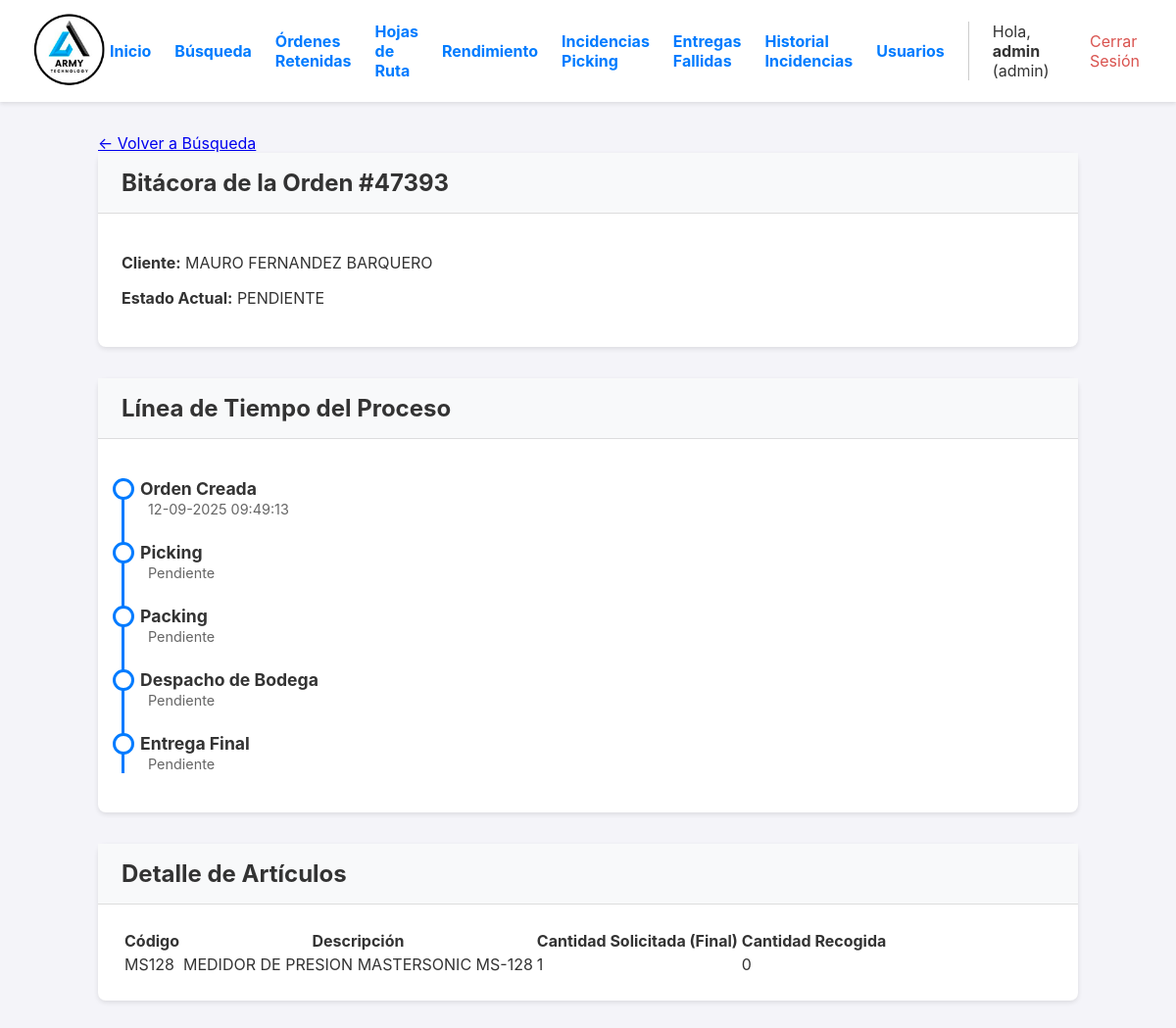
The page /orden/3/bitacora (signed in) on the database as committed earlier.
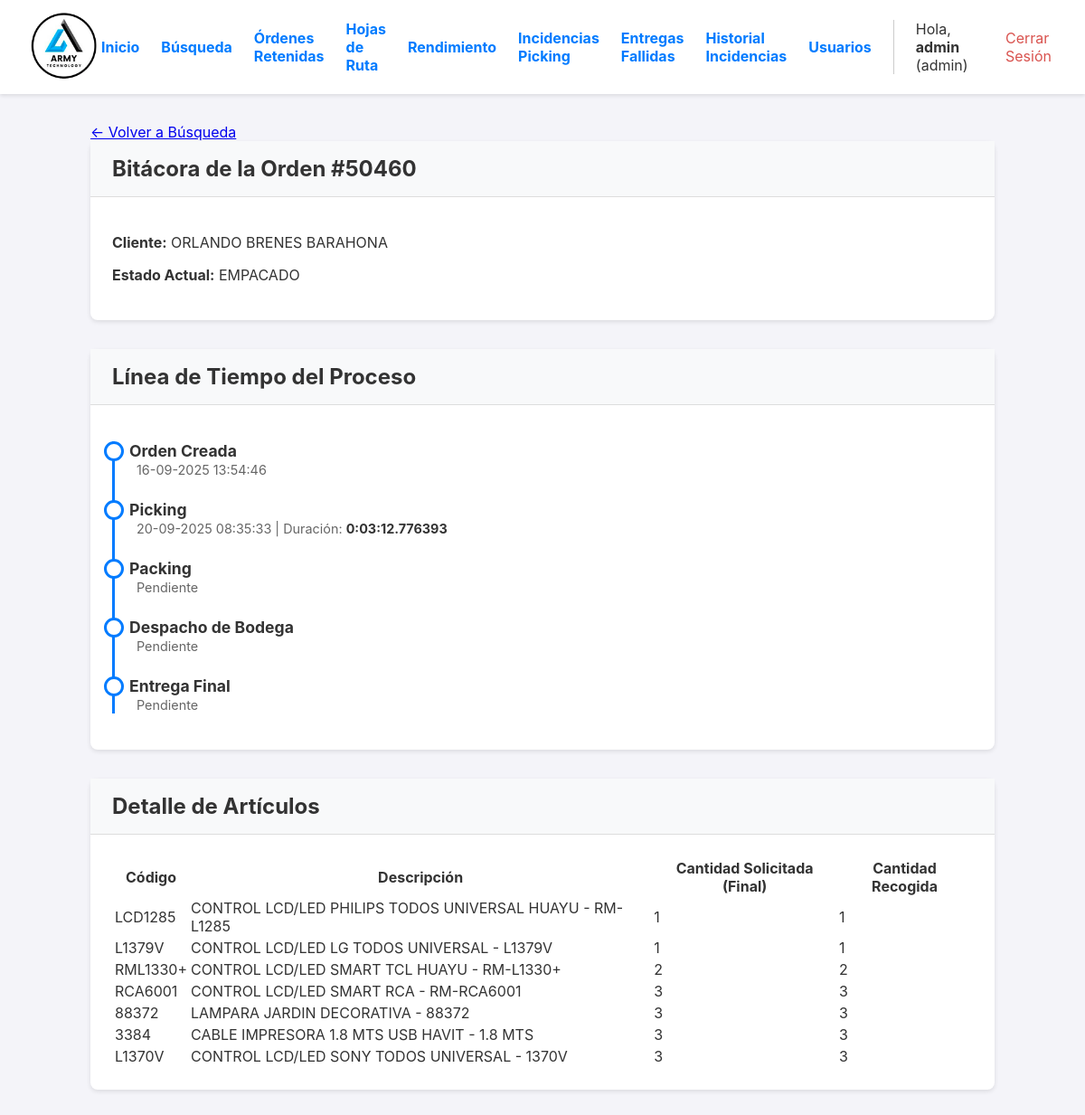
The same page on the database as committed later.
### app.py (models this page shows, shortened)
class User(UserMixin, db.Model):
    id = db.Column(db.Integer, primary_key=True)
    username = db.Column(db.String(80), unique=True, nullable=False)
    password_hash = db.Column(db.String(256), nullable=False)
    role = db.Column(db.String(20), nullable=False, default='operario')

class Orden(db.Model):
    id = db.Column(db.Integer, primary_key=True)
    numero_pedido = db.Column(db.String(50), unique=True, nullable=False)
    cliente_nombre = db.Column(db.String(200), nullable=False)
    cliente_direccion = db.Column(db.String(300), nullable=True)
    estado = db.Column(db.String(30), nullable=False, default='PENDIENTE')
    fecha_creacion = db.Column(db.DateTime, nullable=False, default=datetime.datetime.utcnow)
    lote_id = db.Column(db.Integer, db.ForeignKey('lote_picking.id'), nullable=True)
    items = db.relationship('ItemOrden', backref='orden', lazy=True, cascade="all, delete-orphan")
    fecha_inicio_picking = db.Column(db.DateTime, nullable=True)
    fecha_fin_picking = db.Column(db.DateTime, nullable=True)
    fecha_fin_packing = db.Column(db.DateTime, nullable=True)
    fecha_despacho = db.Column(db.DateTime, nullable=True)
    packer_id = db.Column(db.Integer, db.ForeignKey('user.id', ondelete='SET NULL'), nullable=True)
    packer = db.relationship('User', foreign_keys=[packer_id])
    devolucion_confirmada = db.Column(db.Boolean, default=False, nullable=False)
    bultos = db.relationship('Bulto', backref='orden', cascade="all, delete-orphan")
    hoja_de_ruta_id = db.Column(db.Integer, db.ForeignKey('hoja_de_ruta.id'), nullable=True)
    destino_id = db.Column(db.Integer, db.ForeignKey('destino.id'), nullable=True)
    destino = db.relationship('Destino', backref='ordenes')
    guia_encomienda = db.Column(db.String(100), nullable=True)
    nota_entrega = db.Column(db.Text, nullable=True)
    fecha_entrega_final = db.Column(db.DateTime, nullable=True)

class ItemOrden(db.Model):
    id = db.Column(db.Integer, primary_key=True)
    orden_id = db.Column(db.Integer, db.ForeignKey('orden.id'), nullable=False)
    codigo_articulo = db.Column(db.String(100), nullable=False)
    descripcion_articulo = db.Column(db.String(300), nullable=False)
    cantidad_solicitada = db.Column(db.Integer, nullable=False)
    cantidad_recogida = db.Column(db.Integer, nullable=False, default=0)
    cantidad_empacada = db.Column(db.Integer, nullable=False, default=0)
    tiene_incidencia = db.Column(db.Boolean, default=False, nullable=False)
    tipo_incidencia = db.Column(db.String(50), nullable=True)
    nota_incidencia = db.Column(db.Text, nullable=True)

### app.py (the view)
@app.route('/orden/<int:orden_id>/bitacora')
@login_required
@logistica_required # Cambiado a logistica_required para que operarios también puedan verla
def bitacora_orden(orden_id):
    options_list = [
        joinedload(Orden.lote).joinedload(LotePicking.operario),
        joinedload(Orden.packer),
        subqueryload(Orden.items).joinedload(ItemOrden.historial_incidencias),
        joinedload(Orden.hoja_de_ruta).joinedload(HojaDeRuta.conductor) # <-- NUEVA LÍNEA
    ]
    orden = db.session.get(Orden, orden_id, options=options_list)
    if not orden:
        flash('Orden no encontrada.', 'error')
        return redirect(url_for('reportes_y_busqueda'))
    duraciones = {}
    if orden.fecha_inicio_picking and orden.fecha_fin_picking:
        duraciones['picking'] = orden.fecha_fin_picking - orden.fecha_inicio_picking
    if orden.fecha_fin_picking and orden.fecha_fin_packing:
        duraciones['packing'] = orden.fecha_fin_packing - orden.fecha_fin_picking
    if orden.fecha_fin_packing and orden.fecha_despacho:
        duraciones['despacho'] = orden.fecha_despacho - orden.fecha_fin_packing
    if orden.fecha_creacion and orden.fecha_despacho:
        duraciones['total'] = orden.fecha_despacho - orden.fecha_creacion
    return render_template('bitacora_orden.html', orden=orden, duraciones=duraciones)

### app.py (called while the page is built)
def logistica_required(f):
    @wraps(f)
    def decorated_function(*args, **kwargs):
        if not current_user.is_authenticated or current_user.role not in ['admin', 'operario']:
            flash('Se requiere rol de Administrador o de Operario para acceder a esta página.', 'error')
            return redirect(url_for('dashboard')) # O a donde prefieras
        return f(*args, **kwargs)
    return decorated_function

@login_manager.user_loader
def load_user(user_id):
    return db.session.get(User, int(user_id))

@app.template_filter('localtime')
def to_localtime_filter(utc_datetime):
    if not utc_datetime: return ""
    local_tz = pytz.timezone('America/Costa_Rica')
    local_dt = utc_datetime.replace(tzinfo=pytz.utc).astimezone(local_tz)
    return local_dt.strftime('%d-%m-%Y %H:%M:%S')

### templates/bitacora_orden.html (shortened to what this page needs)
{% extends "layout.html" %}
{% block content %}
<div class="bitacora-container">
    <a href="{{ url_for('reportes_y_busqueda') }}" class="back-link">← Volver a Búsqueda</a>
    <div class="card">
        <div class="card-header">
            <h2>Bitácora de la Orden #{{ orden.numero_pedido }}</h2>
        </div>
        <div class="card-body">
            <p><strong>Cliente:</strong> {{ orden.cliente_nombre }}</p>
            <p><strong>Estado Actual:</strong> <span class="estado estado-{{ orden.estado }}">{{ orden.estado.replace('_', ' ') }}</span></p>
        </div>
    </div>
    <div class="card">
        <div class="card-header"><h2>Línea de Tiempo del Proceso</h2></div>
        <div class="card-body">
            <ul class="timeline">
                <li class="timeline-item">
                    <div class="timeline-title">Orden Creada</div>
                    <span class="timeline-meta">{{ orden.fecha_creacion | localtime }}</span>
                </li>
                <li class="timeline-item">
                    <div class="timeline-title">Picking</div>
                    <span class="timeline-meta">
                        {{ orden.fecha_inicio_picking | localtime if orden.fecha_inicio_picking else 'Pendiente' }}
                        {% if duraciones.picking %} | Duración: <span class="duracion">{{ duraciones.picking }}</span>{% endif %}
                    </span>
                </li>
                <li class="timeline-item">
                    <div class="timeline-title">Packing</div>
                    <span class="timeline-meta">
                        {{ orden.fecha_fin_packing | localtime if orden.fecha_fin_packing else 'Pendiente' }}
                    </span>
                </li>
                <li class="timeline-item">
                    <div class="timeline-title">Despacho de Bodega</div>
                     <span class="timeline-meta">
                        {{ orden.fecha_despacho | localtime if orden.fecha_despacho else 'Pendiente' }}
                    </span>
                </li>
                <li class="timeline-item" style="padding-bottom:0;">
                    <div class="timeline-title">Entrega Final</div>
                    <span class="timeline-meta">
                        {% if orden.fecha_entrega_final %}
                            {{ orden.fecha_entrega_final | localtime }}
                        {% elif orden.hoja_de_ruta and orden.hoja_de_ruta.fecha_finalizacion %}
                            {{ orden.hoja_de_ruta.fecha_finalizacion | localtime }}
                        {% elif orden.estado in ['DESPACHADO', 'ENTREGADO', 'ENTREGA_FALLIDA', 'INCIDENCIA_ENTREGA'] %}
                            En proceso...
                        {% else %}
                            Pendiente
                        {% endif %}
                    </span>
                </li>
            </ul>
        </div>
    </div>
    <div class="card">
        <div class="card-header"><h2>Detalle de Artículos</h2></div>
        <div class="card-body">
            <table class="kpi-table">
                <thead>
                    <tr>
                        <th>Código</th>
                        <th>Descripción</th>
                        <th>Cantidad Solicitada (Final)</th>
                        <th>Cantidad Recogida</th>
                    </tr>
                </thead>
                <tbody>
                    {% for item in orden.items %}
                    <tr>
                        <td>{{ item.codigo_articulo }}</td>
                        <td>{{ item.descripcion_articulo }}</td>
                        <td>{{ item.cantidad_solicitada }}</td>
                        <td>{{ item.cantidad_recogida }}</td>
                    </tr>
                    {% endfor %}
                </tbody>
            </table>
        </div>
    </div>
</div>
{% endblock %}

### templates/layout.html (shortened to what this page needs)
<!DOCTYPE html>
<html lang="es">
<head>
</head>
<body>
    <header>
        <div class="logo">
            <a href="{{ url_for('dashboard') }}">
                <img src="{{ url_for('static', filename='img/logo.png') }}" alt="Logo de la Empresa">
            </a>
        </div>
        <nav class="nav">
             {% if current_user.is_authenticated %}
                {% if current_user.role == 'admin' %}
                    <div class="nav-admin-links">
                        <a href="{{ url_for('dashboard') }}">Inicio</a>
                        <a href="{{ url_for('reportes_y_busqueda') }}">Búsqueda</a>
                        <a href="{{ url_for('ordenes_retenidas') }}">Órdenes Retenidas</a>
                        <a href="{{ url_for('gestionar_rutas') }}">Hojas de Ruta</a>
                        <a href="{{ url_for('reporte_operarios') }}">Rendimiento</a>
                        <a href="{{ url_for('gestionar_incidencias') }}" class="nav-link-with-badge">
                            Incidencias Picking
                        </a>
                        <a href="{{ url_for('gestionar_entregas_fallidas') }}" class="nav-link-with-badge">
                            Entregas Fallidas
                        </a>
                        <a href="{{ url_for('historial_incidencias') }}">Historial Incidencias</a>
                        <a href="{{ url_for('gestionar_usuarios') }}">Usuarios</a>
                    </div>
                {% endif %}
                <div class="user-info">
                    <span>Hola, <strong>{{ current_user.username }}</strong> ({{ current_user.role }})</span>
                    <a href="{{ url_for('logout') }}" style="color: #d9534f;">Cerrar Sesión</a>
                </div>
             {% endif %}
        </nav>
    </header>
    <main>
        {% block content %}{% endblock %}
    </main>
</body>
</html>

### templates/layout.html (style rules this page uses)
body { font-family: -apple-system, BlinkMacSystemFont, "Segoe UI", Roboto, "Helvetica Neue", Arial, sans-serif; margin: 0; background-color: #f4f4f9; color: #333; }
header { background-color: #fff; padding: 10px 2em; display: flex; justify-content: space-between; align-items: center; box-shadow: 0 2px 4px rgba(0,0,0,0.1); position: sticky; top: 0; z-index: 100; }
.logo img { height: 80px; }
.nav { display: flex; align-items: center; gap: 1em; }
.nav-admin-links { display: flex; align-items: center; gap: 1.5em; font-weight: bold; border-right: 1px solid #ccc; padding-right: 1.5em; margin-right: 0.5em; }
.nav-admin-links a, .user-info a { text-decoration: none; color: #007bff; }
.user-info { display: flex; align-items: center; gap: 1em; }
main { padding: 2em; }
* { box-sizing: border-box; }
main { padding: 1em; }
@media (min-width: 768px) { main { padding: 2em; } }
.nav-link-with-badge { position: relative; text-decoration: none; }

### templates/bitacora_orden.html (style rules this page uses)
.bitacora-container { max-width: 1000px; margin: auto; }
.card { background: white; border-radius: 8px; box-shadow: 0 2px 5px rgba(0,0,0,0.1); margin-bottom: 2rem; }
.card-header { padding: 1rem 1.5rem; background-color: #f8f9fa; border-bottom: 1px solid #ddd; }
.card-header h2 { margin: 0; font-size: 1.5rem; }
.card-body { padding: 1.5rem; }
.timeline { list-style: none; padding-left: 1rem; border-left: 3px solid #007bff; }
.timeline-item { position: relative; padding-bottom: 1.5rem; }
.timeline-item::before { content: ''; position: absolute; left: -28px; top: 0; width: 16px; height: 16px; border-radius: 50%; background: white; border: 3px solid #007bff; }
.timeline-title { font-weight: bold; font-size: 1.1rem; }
.timeline-meta { font-size: 0.9rem; color: #666; margin-left: 0.5rem; }
.timeline-meta .duracion { font-weight: bold; color: #333; }

Rows that differ between the two databases and show on the page:
no longer on this page (row edited): ItemOrden: codigo_articulo "MS128", descripcion_articulo "MEDIDOR DE PRESION MASTERSONIC MS-128", cantidad_solicitada "1", cantidad_recogida "0"
changed Orden "Pendiente": numero_pedido "47393" → "50460"; cliente_nombre "MAURO FERNANDEZ BARQUERO" → "ORLANDO BRENES BARAHONA"; estado.replace "PENDIENTE" → "EMPACADO"; fecha_creacion "12-09-2025 09:49:13" → "16-09-2025 13:54:46"; fecha_inicio_picking "Pendiente" → "20-09-2025 08:35:33"
added ItemOrden: codigo_articulo "LCD1285", descripcion_articulo "CONTROL LCD/LED PHILIPS TODOS UNIVERSAL HUAYU - RM-L1285", cantidad_solicitada "1", cantidad_recogida "1"
added ItemOrden: codigo_articulo "L1379V", descripcion_articulo "CONTROL LCD/LED LG TODOS UNIVERSAL - L1379V", cantidad_solicitada "1", cantidad_recogida "1"
added ItemOrden: codigo_articulo "RML1330+", descripcion_articulo "CONTROL LCD/LED SMART TCL HUAYU - RM-L1330+", cantidad_solicitada "2", cantidad_recogida "2"
added ItemOrden: codigo_articulo "RCA6001", descripcion_articulo "CONTROL LCD/LED SMART RCA - RM-RCA6001", cantidad_solicitada "3", cantidad_recogida "3"
added ItemOrden: codigo_articulo "88372", descripcion_articulo "LAMPARA JARDIN DECORATIVA - 88372", cantidad_solicitada "3", cantidad_recogida "3"
added ItemOrden: codigo_articulo "3384", descripcion_articulo "CABLE IMPRESORA 1.8 MTS USB HAVIT - 1.8 MTS", cantidad_solicitada "3", cantidad_recogida "3"
added ItemOrden: codigo_articulo "L1370V", descripcion_articulo "CONTROL LCD/LED SONY TODOS UNIVERSAL - 1370V", cantidad_solicitada "3", cantidad_recogida "3"
Other text that changed with them:
{{ duraciones.picking }}: (not shown) → "0:03:12.776393"
text now shown: "| Duración:"
